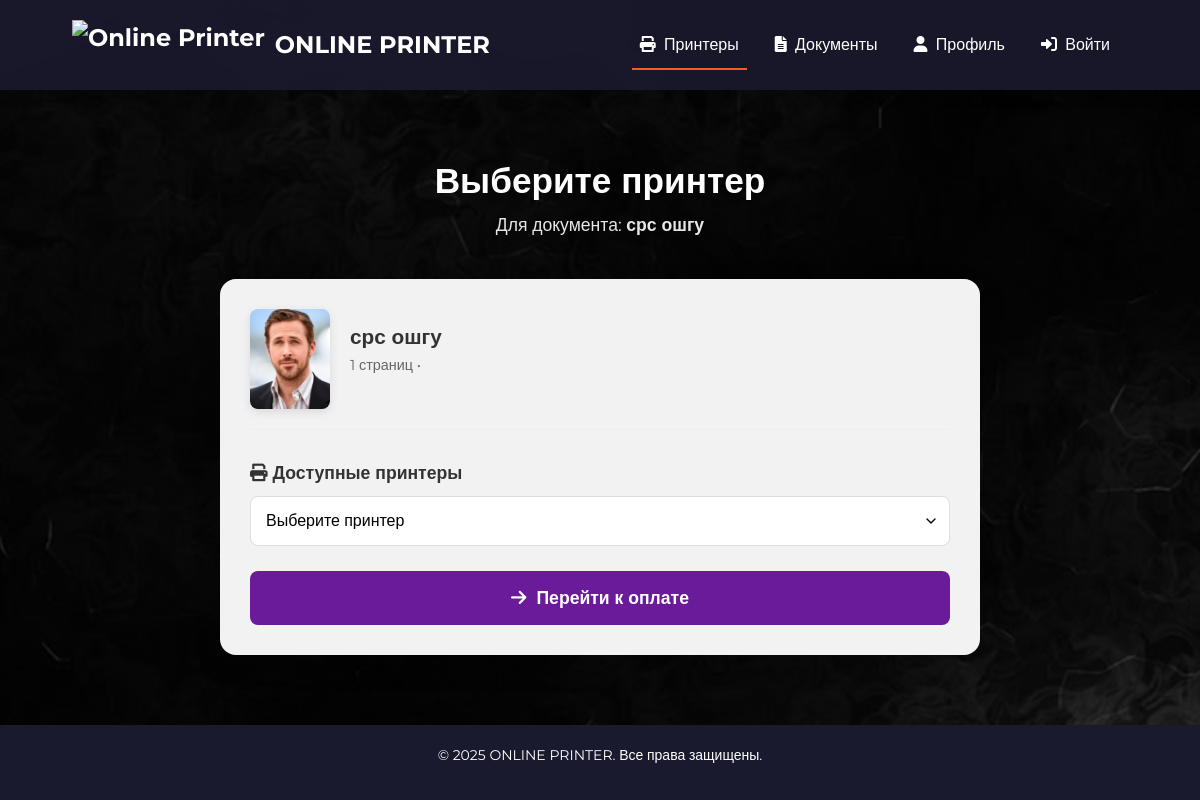
/print2/1/, run on the app's committed database.
### core/models.py (models this page shows, shortened)
class TemplateDocument(models.Model):
    title = models.CharField(max_length=255, verbose_name="Название шаблона")
    file = models.FileField(upload_to="templates/", verbose_name="Файл шаблона")
    preview_image = models.ImageField(upload_to="template_previews/", verbose_name="Превью документа", blank=True, null=True)
    created_at = models.DateTimeField(auto_now_add=True, verbose_name="Дата загрузки")
    paper_count = models.PositiveIntegerField(default=1, verbose_name="Количество страниц")
    group = models.ForeignKey(
        TemplateDocumentGroup, on_delete=models.CASCADE, null=True, blank=True, related_name="documents", verbose_name="Группа"
    )

### core/views.py (the view)
# urls.py: path('print2/<int:document_id>/', views.print_document, name='print_document2'),
def print_document(request, document_id):
    document = get_object_or_404(TemplateDocument, id=document_id)
    if request.method == "POST":
        selected_printer = request.POST.get("printer")
        return render(request, "documents/payment.html", {
            "document": document,
            "printer": selected_printer,
        })
    return render(request, "documents/select_printer.html", {
        "document": document,
        "printers": ["Принтер №1", "Принтер №2", "Принтер №3"],  # Пример списка принтеров.
    })

### core/templates/documents/select_printer.html (shortened to what this page needs)
{% extends "base.html" %}
{% load static %}
{% block content %}
<div class="printer-selection">
    <div class="selection-header">
        <h1 class="selection-title">Выберите принтер</h1>
        <p class="document-info">Для документа: <strong>{{ document.title }}</strong></p>
    </div>
    <div class="selection-card">
        <div class="document-preview">
            {% if document.preview_image %}
                <img src="{{ document.preview_image.url }}" class="document-image" alt="{{ document.title }}">
            {% else %}
                <div class="default-image">
                    <i class="far fa-file-alt"></i>
                </div>
            {% endif %}
            <div class="document-details">
                <h3 class="document-name">{{ document.title }}</h3>
                <div class="document-meta">
                    <p>{{ document.paper_count }} страниц • {{ document.get_file_size_display }}</p>
                </div>
            </div>
        </div>
        <form method="POST">
            <div class="form-group">
                <label for="printer" class="form-label">
                    <i class="fas fa-print"></i> Доступные принтеры
                </label>
                <select name="printer" id="printer" class="printer-select" required>
                    <option value="" disabled selected>Выберите принтер</option>
                </select>
            </div>
            <button type="submit" class="btn-submit">
                <i class="fas fa-arrow-right"></i> Перейти к оплате
            </button>
        </form>
    </div>
</div>
{% endblock %}

### core/templates/documents/select_printer.html (style rules this page uses)
.printer-selection { max-width: 800px; margin: 40px auto; padding: 0 20px; }
.selection-header { text-align: center; margin-bottom: 40px; }
.selection-title { font-size: 2.2rem; color: white; margin-bottom: 10px; font-weight: 700; }
.document-info { color: rgba(255, 255, 255, 0.9); font-size: 1.1rem; }
.selection-card { background: rgba(255, 255, 255, 0.95); border-radius: 16px; padding: 30px; box-shadow: 0 10px 30px rgba(0, 0, 0, 0.1); }
.document-preview { display: flex; align-items: center; margin-bottom: 30px; padding-bottom: 20px; border-bottom: 1px solid #eee; }
.document-image { width: 80px; height: 100px; object-fit: cover; border-radius: 8px; margin-right: 20px; box-shadow: 0 3px 10px rgba(0, 0, 0, 0.1); }
.document-details { flex: 1; }
.document-name { font-size: 1.3rem; font-weight: 600; color: #333; margin-bottom: 5px; }
.document-meta { color: #666; font-size: 0.9rem; }
.form-group { margin-bottom: 25px; }
.form-label { display: block; margin-bottom: 10px; font-weight: 600; color: #333; font-size: 1.1rem; }
.printer-select { width: 100%; padding: 12px 15px; border: 1px solid #ddd; border-radius: 8px; font-size: 1rem; background-color: white; appearance: none; background-repeat: no-repeat; background-position: right 10px center; background-size: 16px; transition: all 0.3s; }
.btn-submit { background: var(--primary-color); color: white; border: none; padding: 14px 30px; border-radius: 8px; font-size: 1.1rem; font-weight: 600; cursor: pointer; transition: all 0.3s; width: 100%; display: flex; align-items: center; justify-content: center; margin-top: 20px; }
.btn-submit i { margin-right: 10px; }

### data on the page
TemplateDocument: title "срс ошгу", preview_image (picture), paper_count "1"
